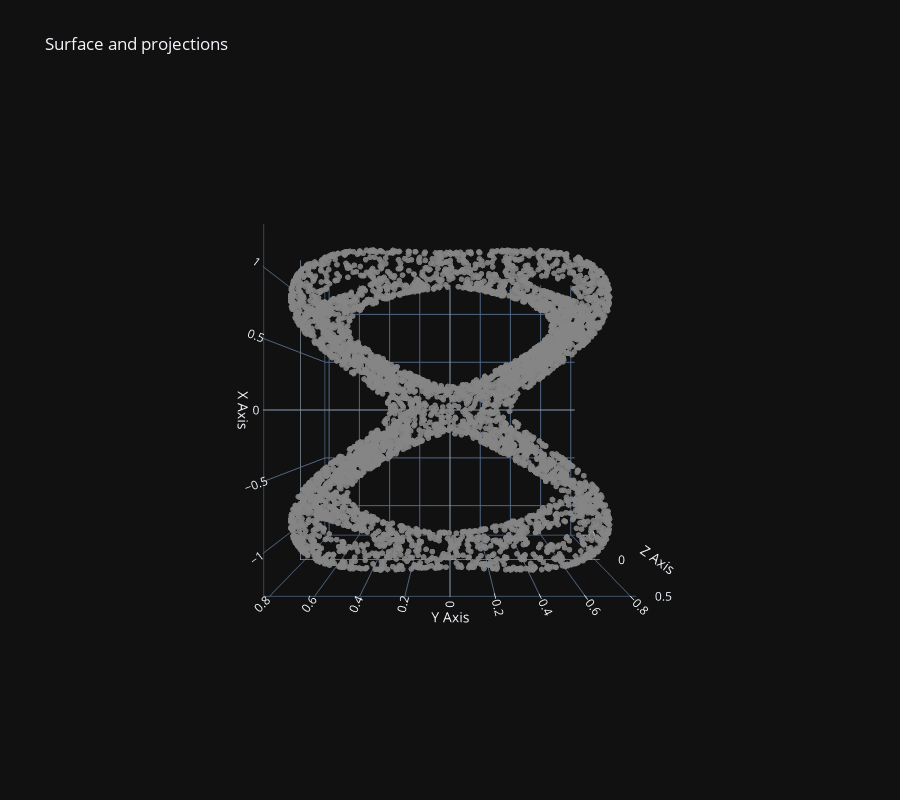

Notebook source saved alongside this figure:
### Code cell
Y_lang = langevin_implicit(surface_b, n_samples=5000, burn=100, thin=1, sigma=0.3, lam=0, kappa=0, R=5.0, tol=1e-2)
fig = plot_3d_projection(Y_lang)
fig.update_layout(scene_camera=dict(eye=dict(x=0., y=0., z=2.5)))

### Figure 1 — Plotly figure (JSON) as saved in the notebook; plotly's stock layout.template omitted (floating-point values rounded to 4 significant figures; data arrays with more than 128 entries replaced by an {"elided": "..."} marker saying what was removed)
{"data": [{"marker": {"color": "rgba(120,120,120,0.9)", "size": 2}, "mode": "markers", "name": "original", "x": {"elided": "4837 float values"}, "y": {"elided": "4837 float values"}, "z": {"elided": "4837 float values"}, "type": "scatter3d"}], "layout": {"scene": {"xaxis": {"title": {"text": "X Axis"}}, "yaxis": {"title": {"text": "Y Axis"}}, "zaxis": {"title": {"text": "Z Axis"}}, "aspectmode": "cube", "camera": {"eye": {"x": 0.0, "y": 0.0, "z": 2.5}}}, "legend": {"itemsizing": "constant"}, "title": {"text": "Surface and projections"}, "height": 800}}
